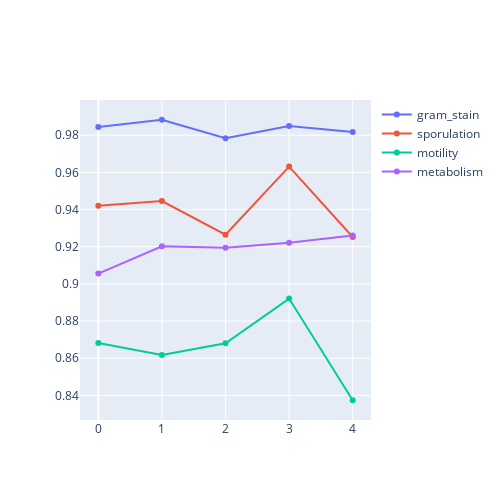

Here is the notebook cell this chart was saved with:
### Code cell
import plotly.graph_objects as go
fig = go.Figure()
for fea,per in fea2performance.items():
    fig.add_scatter(x=list(range(len(per['acc']))),
                   y=per['acc'],name=fea)
fig.layout.width = 500
fig.layout.height= 500
fig.show()

### Figure 1 — Plotly figure (JSON) as saved in the notebook; plotly's stock layout.template omitted (floating-point values rounded to 4 significant figures)
{"data": [{"name": "gram_stain", "type": "scatter", "x": [0, 1, 2, 3, 4], "y": [0.9845, 0.9883, 0.9784, 0.985, 0.9817]}, {"name": "sporulation", "type": "scatter", "x": [0, 1, 2, 3, 4], "y": [0.9421, 0.9445, 0.9265, 0.9631, 0.9253]}, {"name": "motility", "type": "scatter", "x": [0, 1, 2, 3, 4], "y": [0.8682, 0.8618, 0.868, 0.8921, 0.8374]}, {"name": "metabolism", "type": "scatter", "x": [0, 1, 2, 3, 4], "y": [0.9056, 0.9202, 0.9195, 0.9222, 0.9261]}], "layout": {"height": 500, "width": 500, "xaxis": {"autorange": true, "range": [-0.2889, 4.289], "type": "linear"}, "yaxis": {"autorange": true, "range": [0.8267, 0.999], "type": "linear"}}}
